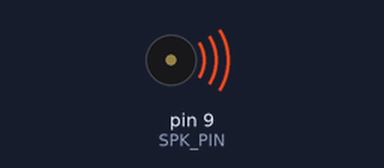
A sketch run on a simulated Arduino Uno, built with avr-gcc and run on an emulated ATmega328P. Shown: buzzer (waves = sounding).

Above: at 0.05 s.
Timing chart, 0 to 3.0 s (numbered marks = the images above):
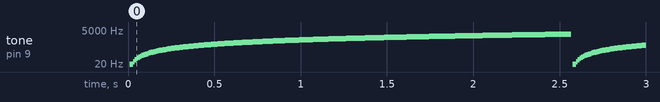

Measured:
- by itself, tone on pin 9 (SPK_PIN): plays 10 Hz for 0.01 s, 20 Hz for 0.01 s, 30 Hz for 0.01 s, 40 Hz for 0.01 s, 50 Hz for 0.01 s, 60 Hz for 0.01 s … (7963 notes in this stretch)

The sketch:

speecker.ino
```cpp
#define SPK_PIN 9

void setup() {
  pinMode(SPK_PIN, OUTPUT);
}

void loop() {
  int i;
  for(i = 0; i < 256; i++) {
    tone(SPK_PIN, i*10, 20);
    delay(10);
  }
}
```
